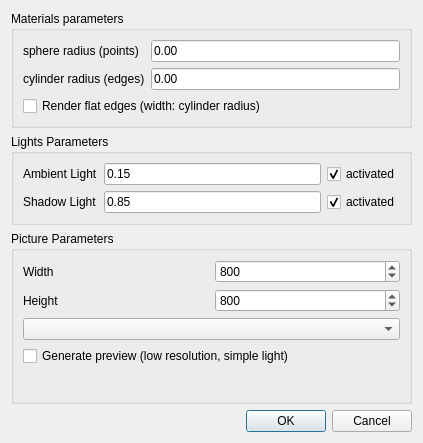
<?xml version="1.0" encoding="UTF-8"?>
<ui version="4.0">
 <class>Rib_dialog</class>
 <widget class="QDialog" name="Rib_dialog">
  <property name="geometry">
   <rect>
    <x>0</x>
    <y>0</y>
    <width>423</width>
    <height>443</height>
   </rect>
  </property>
  <property name="windowTitle">
   <string>Dialog</string>
  </property>
  <layout class="QVBoxLayout" name="verticalLayout">
   <item>
    <widget class="QGroupBox" name="matGroup">
     <property name="title">
      <string>Materials parameters</string>
     </property>
     <layout class="QVBoxLayout" name="verticalLayout_2">
      <item>
       <layout class="QGridLayout" name="gridLayout">
        <item row="2" column="0">
         <widget class="QLabel" name="cylinderRadiusLabel">
          <property name="text">
           <string>cylinder radius (edges)</string>
          </property>
         </widget>
        </item>
        <item row="1" column="0">
         <widget class="QLabel" name="sphereRadiusLabel">
          <property name="text">
           <string>sphere radius (points)</string>
          </property>
         </widget>
        </item>
        <item row="1" column="2">
         <widget class="DoubleEdit" name="sphereRadius">
          <property name="text">
           <string>0.00</string>
          </property>
         </widget>
        </item>
        <item row="2" column="2">
         <widget class="DoubleEdit" name="cylinderRadius">
          <property name="text">
           <string>0.00</string>
          </property>
         </widget>
        </item>
       </layout>
      </item>
      <item>
       <widget class="QCheckBox" name="isFlatEdges">
        <property name="text">
         <string>Render flat edges (width: cylinder radius)</string>
        </property>
       </widget>
      </item>
     </layout>
    </widget>
   </item>
   <item>
    <widget class="QGroupBox" name="lightBox">
     <property name="title">
      <string>Lights Parameters</string>
     </property>
     <layout class="QVBoxLayout" name="verticalLayout_3">
      <item>
       <layout class="QGridLayout" name="gridLayout_2">
        <item row="1" column="2">
         <widget class="QCheckBox" name="isAmbientOn">
          <property name="text">
           <string>activated</string>
          </property>
          <property name="checked">
           <bool>true</bool>
          </property>
         </widget>
        </item>
        <item row="2" column="0">
         <widget class="QLabel" name="shadowLabel">
          <property name="text">
           <string>Shadow Light</string>
          </property>
         </widget>
        </item>
        <item row="2" column="2">
         <widget class="QCheckBox" name="isShadowOn">
          <property name="text">
           <string>activated</string>
          </property>
          <property name="checked">
           <bool>true</bool>
          </property>
         </widget>
        </item>
        <item row="1" column="0">
         <widget class="QLabel" name="ambientLabel">
          <property name="text">
           <string>Ambient Light</string>
          </property>
         </widget>
        </item>
        <item row="1" column="1">
         <widget class="DoubleEdit" name="ambientIntensity">
          <property name="text">
           <string>0.15</string>
          </property>
         </widget>
        </item>
        <item row="2" column="1">
         <widget class="DoubleEdit" name="shadowIntensity">
          <property name="text">
           <string>0.85</string>
          </property>
         </widget>
        </item>
       </layout>
      </item>
     </layout>
    </widget>
   </item>
   <item>
    <widget class="QGroupBox" name="pictGroup">
     <property name="title">
      <string>Picture Parameters</string>
     </property>
     <layout class="QVBoxLayout" name="verticalLayout_4">
      <item>
       <layout class="QGridLayout" name="gridLayout_3">
        <item row="1" column="0">
         <widget class="QLabel" name="resHeightLabel">
          <property name="layoutDirection">
           <enum>Qt::RightToLeft</enum>
          </property>
          <property name="text">
           <string>Height</string>
          </property>
         </widget>
        </item>
        <item row="0" column="0">
         <widget class="QLabel" name="resWidthLabel">
          <property name="layoutDirection">
           <enum>Qt::RightToLeft</enum>
          </property>
          <property name="text">
           <string>Width</string>
          </property>
         </widget>
        </item>
        <item row="1" column="1">
         <widget class="QSpinBox" name="resHeight">
          <property name="minimum">
           <number>100</number>
          </property>
          <property name="maximum">
           <number>99999</number>
          </property>
          <property name="singleStep">
           <number>100</number>
          </property>
          <property name="value">
           <number>800</number>
          </property>
         </widget>
        </item>
        <item row="0" column="1">
         <widget class="QSpinBox" name="resWidth">
          <property name="minimum">
           <number>100</number>
          </property>
          <property name="maximum">
           <number>99999</number>
          </property>
          <property name="singleStep">
           <number>100</number>
          </property>
          <property name="value">
           <number>800</number>
          </property>
         </widget>
        </item>
       </layout>
      </item>
      <item>
       <widget class="QComboBox" name="exportMode">
        <property name="currentIndex">
         <number>-1</number>
        </property>
        <property name="minimumContentsLength">
         <number>0</number>
        </property>
        <property name="modelColumn">
         <number>0</number>
        </property>
       </widget>
      </item>
      <item>
       <widget class="QCheckBox" name="isPreview">
        <property name="text">
         <string>Generate preview (low resolution, simple light)</string>
        </property>
       </widget>
      </item>
      <item>
       <spacer name="verticalSpacer">
        <property name="orientation">
         <enum>Qt::Vertical</enum>
        </property>
        <property name="sizeHint" stdset="0">
         <size>
          <width>20</width>
          <height>40</height>
         </size>
        </property>
       </spacer>
      </item>
     </layout>
    </widget>
   </item>
   <item>
    <widget class="QDialogButtonBox" name="buttonBox">
     <property name="orientation">
      <enum>Qt::Horizontal</enum>
     </property>
     <property name="standardButtons">
      <set>QDialogButtonBox::Cancel|QDialogButtonBox::Ok</set>
     </property>
    </widget>
   </item>
  </layout>
 </widget>
 <customwidgets>
  <customwidget>
   <class>DoubleEdit</class>
   <extends>QLineEdit</extends>
   <header>CGAL_double_edit.h</header>
  </customwidget>
 </customwidgets>
 <resources/>
 <connections>
  <connection>
   <sender>buttonBox</sender>
   <signal>accepted()</signal>
   <receiver>Rib_dialog</receiver>
   <slot>accept()</slot>
   <hints>
    <hint type="sourcelabel">
     <x>248</x>
     <y>254</y>
    </hint>
    <hint type="destinationlabel">
     <x>157</x>
     <y>274</y>
    </hint>
   </hints>
  </connection>
  <connection>
   <sender>buttonBox</sender>
   <signal>rejected()</signal>
   <receiver>Rib_dialog</receiver>
   <slot>reject()</slot>
   <hints>
    <hint type="sourcelabel">
     <x>316</x>
     <y>260</y>
    </hint>
    <hint type="destinationlabel">
     <x>286</x>
     <y>274</y>
    </hint>
   </hints>
  </connection>
 </connections>
</ui>
